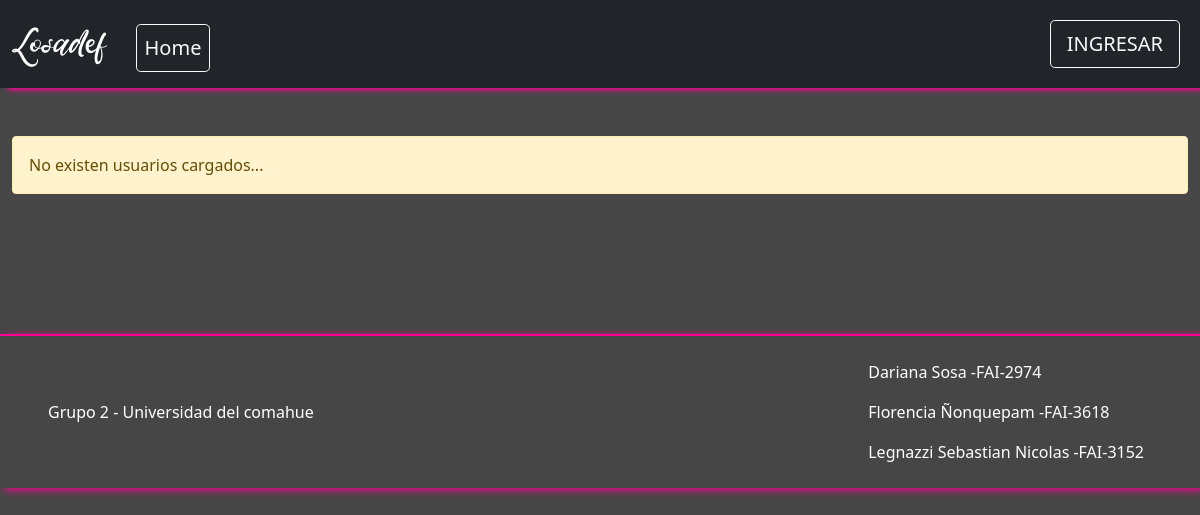
The app's page /Vista/Admin/listaUsuarios.php, older data.
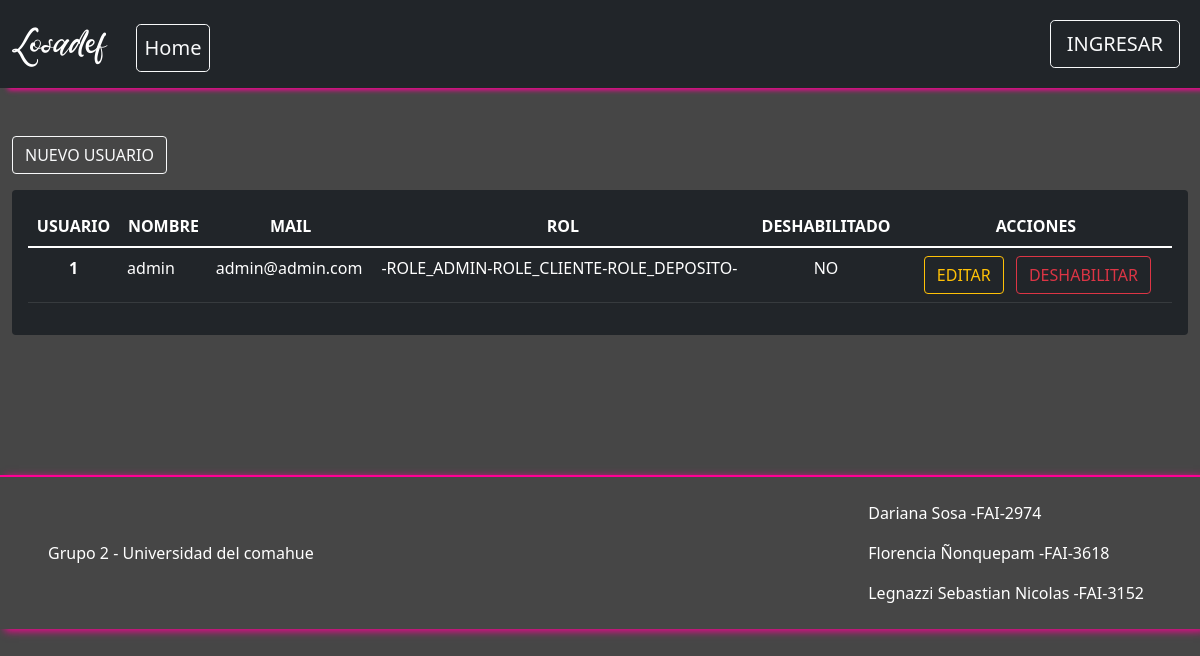
The same page, newer data.
### tables this page shows
CREATE TABLE IF NOT EXISTS `usuario` (
  `idUsuario` bigint(20) NOT NULL AUTO_INCREMENT,
  `usNombre` varchar(50) NOT NULL,
  `usPass` varchar(150) NOT NULL,
  `usMail` varchar(50) NOT NULL,
  `usDeshabilitado` timestamp NULL DEFAULT NULL,
  PRIMARY KEY (`idUsuario`),
  UNIQUE KEY `idusuario` (`idUsuario`)
);

### util/funciones.php (called while the page is built, shortened)
<?php
spl_autoload_register(function ($class_name){
    $directorys = array(
        $GLOBALS['ROOT'].'Modelo/',
        $GLOBALS['ROOT'].'Modelo/conector/',
        $GLOBALS['ROOT'].'Control/',
    );
});
?>

### Modelo/Usuario.php (called while the page is built, shortened)
<?php
class Usuario{
    private $idUsuario;
    private $usNombre;
    private $usMail;
    private $usDeshabilitado;
    public function setIdUsuario($idUsuario){
        $this->idUsuario = $idUsuario;
    }
    public function setUsNombre($usNombre){
        $this->usNombre = $usNombre;
    }
    public function setUsMail($usMail){
        $this->usMail = $usMail;
    }
    public function setUsDeshabilitado($usDeshabilitado){
        $this->usDeshabilitado = $usDeshabilitado;
    }
    public function getIdUsuario(){
        return $this->idUsuario;
    }
    public function getUsNombre(){
        return $this->usNombre;
    }
    public function getUsMail(){
        return $this->usMail;
    }
    public function getUsDeshabilitado(){
        return $this->usDeshabilitado;
    }
    public function __construct(){
        $this->idUsuario = "";
        $this->usNombre = "";
        $this->usMail = "";
        $this->usDeshabilitado = "";
    }
    public static function listar($parametro = ""){
        $arreglo = null;
        $base = new BaseDatos();
        $sql = "SELECT * FROM usuario ";
        if ($parametro != "") {
            $sql .= 'WHERE ' . $parametro;
        }
        $res = $base->Ejecutar($sql);
        if ($res > -1) {
            if ($res > 0) {
				$arreglo = array();
                while ($row = $base->Registro()) {
                    $obj = new Usuario();
                    $obj->setear($row['idUsuario'],$row['usNombre'], $row['usPass'], $row['usMail'], $row['usDeshabilitado']);
                    array_push($arreglo, $obj);
                }
            }
        } else {
            $this->setMensajeOperacion("Usuario->listar: " . $base->getError());
        }
        return $arreglo;
    }
}

### modelo/conector/BaseDatos.php (called while the page is built, shortened)
<?php
class BaseDatos extends PDO {
  	private $conec;
  	private $indice;
  	private $resultado;
    public function __construct(){
        $this->indice =0;
        try {
           $this->conec=true;
        }catch (PDOException $e) {
            $this->sql = $e->getMessage();
            $this->conec=false;
        }
    }
    public function Iniciar(){
        return $this->getConec();
    }
    public function getConec(){
        return $this->conec;
    }
    public function setSQL($e){
        return "\n".$this->sql = $e;
    }
    public function Ejecutar($sql){
        $resp = null;
        if ( stristr($sql,"select")){
            $resp =  $this->EjecutarSelect($sql);
        }
        return $resp;
   }
   private function EjecutarSelect($sql){
       $cant = -1;
       $resultado=parent::query($sql);
       if(!$resultado){
           $this->analizarDebug();
       }else {
          $arregloResult = $resultado->fetchAll();
          $cant = count($arregloResult);
       }
       return $cant;
   }
   public function Registro() {
       $filaActual = false;
       $indiceActual = $this->getIndice();
       if ($indiceActual>=0) {
           $filas = $this->getResultado();
           if($indiceActual<count($filas)){
               $filaActual =  $filas[$indiceActual];
           }else {
               $this->setIndice(-1);
           }
       }
       return $filaActual;
   }
   private function setIndice ($valor){
       $this->indice = $valor;
   }
   private function getIndice (){
       return $this->indice;
   }
   private function setResultado($valor){
       $this->resultado = $valor;
   }
   private function getResultado(){
      return $this->resultado;
   }
}

### Control/C_Usuario.php (called while the page is built, shortened)
<?php
class C_Usuario
{
    public function buscar($param)
    {
        $where = "true";
        $objUsuario = new Usuario();
        $arreglo = $objUsuario->listar($where);
        return $arreglo;
    }
}

### Control/C_UsuarioRol.php (called while the page is built, shortened)
<?php
class C_UsuarioRol
{
    public function buscar($param)
    {
        $where = " true ";
        if ($param <> NULL) {
            if (isset($param['idUsuario']))
                $where .= " and idUsuario='" . $param['idUsuario'] . "'";
        }
        $arreglo = UsuarioRol::listar($where, "");
        return $arreglo;
    }
    public function darDescripcionRoles($arrayUsuarios){
        $rolesUs = [];
        foreach ($arrayUsuarios as $us) {
            $param['idUsuario'] = $us->getIdUsuario();
            array_push($rolesUs, $this->buscar($param));
        }
        $rolesDesc = [];
        foreach ($rolesUs as $rolUs) {
            $roles = [];
            foreach ($rolUs as $rolU) {
                $rol = $rolU->getRol()->getRolDescripcion();
                array_push($roles, $rol);
            }
            array_push($rolesDesc, $roles);
        }
        return $rolesDesc;
    }
}

### Modelo/Rol.php (called while the page is built, shortened)
<?php
include_once('Conector/BaseDatos.php');
class Rol
{
    private $idRol;
    public function setIdRol($idRol)
    {
        $this->idRol = $idRol;
    }
    public function getIdRol()
    {
        return $this->idRol;
    }
    public function __construct()
    {
        $this->idRol = "";
    }
    public function cargar()
    {
        $resp = false;
        $base = new BaseDatos();
        $sql = "SELECT * FROM rol WHERE idRol = " . $this->getIdrol();
        if ($base->Iniciar()) {
            $res = $base->Ejecutar($sql);
            if ($res > -1) {
                if ($res > 0) {
                    $row = $base->Registro();
                    $resp = true;
                }
            }
        } else {
            $this->setMensajeOperacion("rol->listar: " . $base->getError());
        }
        return $resp;
    }
}

### Modelo/UsuarioRol.php (called while the page is built, shortened)
<?php
include_once('Conector/BaseDatos.php');
class UsuarioRol{
    public static function listar($parametro = "")
    {
        $arreglo = array();
        $base = new BaseDatos();
        $consultasql = "SELECT * FROM usuariorol ";
        if ($parametro != "") {
            $consultasql .= 'WHERE ' . $parametro;
        }
        $res = $base->Ejecutar($consultasql);
        if ($res > -1) {
            if ($res > 0) {
                while ($row = $base->Registro()) {
                    $objRol = NULL;
                    if ($row['idRol'] != null) {
                        $objRol = new Rol();
                        $objRol->setIdRol($row['idRol']);
                        $objRol->cargar();
                    }
                    $obj = new Usuariorol();
                    $obj->setRol($objRol);
                    array_push($arreglo, $obj);
                }
            }
        }
        return $arreglo;
    }
}

### Vista/Admin/listaUsuarios.php (the view, shortened to what the changed rows need)
<?php
include_once('../estructura/Cabecera.php');
$objUsuario = new C_Usuario;
$objUsuarioRol = new C_UsuarioRol;
$arrayUsers = $objUsuario->buscar(NULL);
if ($arrayUsers != null) {
    $cantUsers = count($arrayUsers);
    $rolesDesc = $objUsuarioRol->darDescripcionRoles($arrayUsers);
} else {
    $cantUsers = -1;
}
$i = 0;
?>
<div class="container-fluid mx-auto m-5">
    <?php
    if ($cantUsers > -1) {
    ?>
        <div class="mb-3">
            <a class="btn text-decoration-none btn btn-outline-light" href="registrarse.php">NUEVO USUARIO</a>
        </div>
        <div class="rounded p-3 mb-2 bg-dark text-white">
            <table class="table table-dark table-hover p-5">
                <thead class="text-center">
                    <tr>
                        <th scope="col-4">USUARIO</th>
                        <th scope="col-4">NOMBRE</th>
                        <th scope="col-4">MAIL</th>
                        <th scope="col-4">ROL</th>
                        <th scope="col-6">DESHABILITADO</th>
                        <th scope="col-6">ACCIONES</th>
                    </tr>
                </thead>
                <tbody>
                    <?php
                    while ($i < $cantUsers) {
                    ?>
                        <tr>
                            <th scope="row" class="text-center"><?php echo $i + 1 ?></th>
                            <td><?php echo $arrayUsers[$i]->getUsNombre() ?></td>
                            <td> <?php echo $arrayUsers[$i]->getUsMail() ?> </td>
                            <td> <?php $msn = "-";
                                    foreach ($rolesDesc[$i] as $rol) {
                                        $msn = $msn . $rol . "-";
                                    }
                                    echo $msn ?>
                            </td>
                            <td class="text-center"> <?php echo $arrayUsers[$i]->getUsDeshabilitado() == NULL ? "NO" : $arrayUsers[$i]->getUsDeshabilitado(); ?> </td>
                            <td>
                                <form method='post' action='actualizarLogin.php' id="'<?php echo $arrayUsers[$i]->getIdUsuario() ?>">
                                    <button type="submit" class="ms-3 text-decoration-none btn btn-outline-warning"> EDITAR </button>
                                    <?php echo $arrayUsers[$i]->getUsDeshabilitado() == NULL ?
                                        "<button type='button' class='mx-2 text-decoration-none btn btn-outline-danger deshabilitar'>
                        DESHABILITAR
                        </button>" :
                                        "<button type='button' class='mx-2 text-decoration-none btn btn-outline-danger habilitar'>
                        HABILITAR
                        </button>";
                                    ?>
                                </form>
                            </td>
                        </tr>
                    <?php
                        $i++;
                    } ?>
                </tbody>
            </table>
        </div>
    <?php
    } else {
    ?>
        <div class="alert alert-warning" role="alert">
            No existen usuarios cargados...
        </div>
    <?php
    }
    ?>
</div>
<?php
include_once("../estructura/Pie.php")
?>

Row changes from the older to the newer data that the page shows:
added usuario: usNombre "admin", usMail "admin@admin.com", msn "-ROLE_ADMIN-ROLE_CLIENTE-ROLE_DEPOSITO-", shows "NO", shows "DESHABILITAR"
Text that changed along with them:
text no longer shown: "No existen usuarios cargados..."
text now shown: "NUEVO USUARIO USUARIO NOMBRE MAIL ROL DESHABILITADO ACCIONES"
